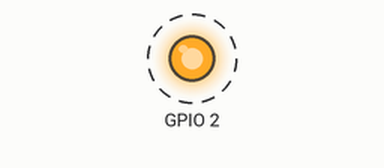
Recording of a program running on a simulated Raspberry Pi (BCM pin numbers). Parts: output pins drawn as LEDs (lit = HIGH). Dashed ring = blinking.

Above: at 0.5 s.
Timing chart, 0 to 4.6 s (numbered marks = the images above):
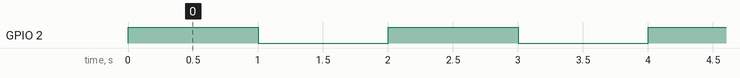

Measured:
- by itself, GPIO 2: alternates HIGH for 1.0 s and LOW for 1.0 s

The program:

BCM_LedControl.py
```python
import RPi.GPIO as GPIO
import time

GPIO.setwarnings(False)
GPIO.setmode(GPIO.BCM)
GPIO.setup(2, GPIO.OUT)


try:
    while True:
        GPIO.output(2, 1)  #turn on the LED
        time.sleep(1)      #wait for 1 sec
        GPIO.output(2, 0)  #turn off the LED
        time.sleep(1)
except KeyboardInterrupt:
    GPIO.cleanup()
```
